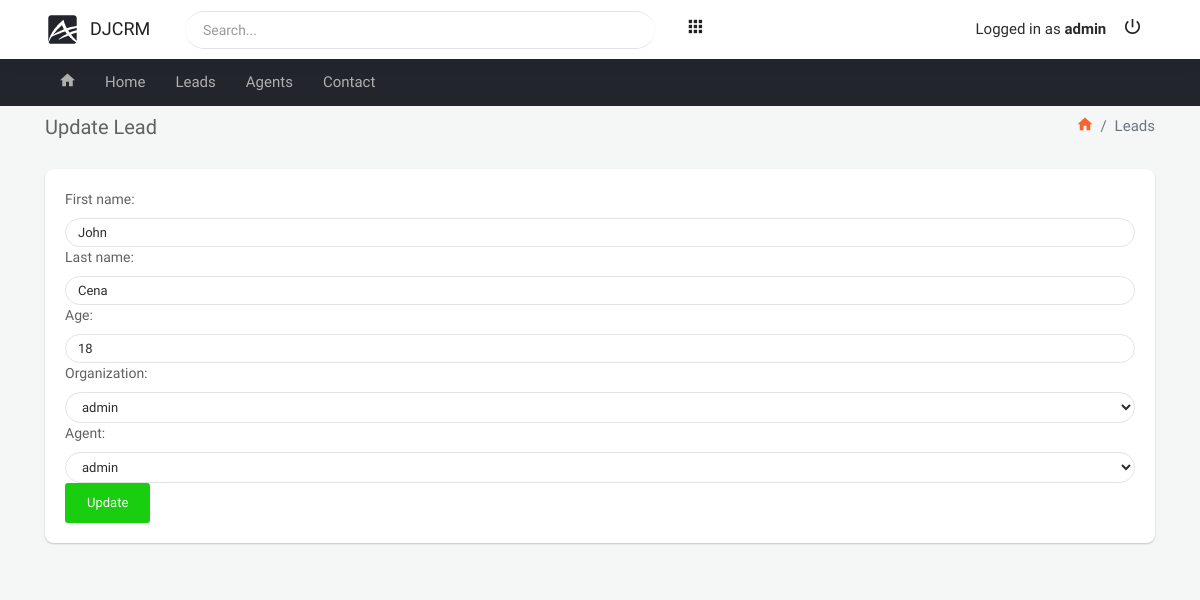
Page /lead-update/1/ (signed in) on the committed database.
### leads/models.py (models this page shows, shortened)
class User(AbstractUser):
    is_organization = models.BooleanField(default=True)
    is_agent = models.BooleanField(default=False)

class Lead(models.Model):
    first_name = models.CharField(max_length=250)
    last_name = models.CharField(max_length=250)
    age = models.IntegerField(default=0)
    organization = models.ForeignKey('UserProfile', on_delete=models.CASCADE, default=2)
    agent = models.ForeignKey('Agent', on_delete=models.SET_NULL, null=True, blank=True)

### leads/views.py (the view, shortened to what this page needs)
# urls.py: path('lead-update/<int:pk>/', LeadUpdate.as_view(), name='lead-update'),
class LeadUpdate(OrganizationLoginRequiredMixin, generic.UpdateView):
    template_name = 'leads/lead-update.html'
    context_object_name = 'lead'
    form_class = LeadForm
    def get_queryset(self):
        user = self.request.user
        return Lead.objects.filter(organization=user.userprofile)

### leads/forms.py
class LeadForm(forms.ModelForm):
    class Meta:
        model = Lead
        fields = '__all__'
    first_name = forms.CharField(
        widget=forms.TextInput(
            attrs={
                'class': 'form-control'
            }
        )
    )
    last_name = forms.CharField(widget=forms.TextInput(attrs={'class': 'form-control'}))
    age = forms.IntegerField(widget=forms.NumberInput(attrs={'class': 'form-control'}))
    agent = forms.ModelChoiceField(queryset=Agent.objects.all(),
                                   widget=forms.Select(attrs={'class': 'form-control'}), required=False)
    organization = forms.ModelChoiceField(queryset=UserProfile.objects.all(),
                                          widget=forms.Select(attrs={'class': 'form-control'}))

### agents/mixins.py (called while the page is built)
    def dispatch(self, request, *args, **kwargs):
        if not request.user.is_authenticated or not request.user.is_organization:
            return redirect('leads:lead-list')
        return super().dispatch(request, *args, **kwargs)

### leads/models.py (called while the page is built)
    def __str__(self):
        return self.user.username

    def __str__(self):
        return self.user.username

### templates/leads/lead-update.html (shortened to what this page needs)
{% extends 'base.html' %}
{% load static %}
{% block content %}
    <div class="container">
        <div class="block-header">
            <div class="row clearfix">
                <div class="col-lg-5 col-md-5 col-sm-12">
                    <h2>Update Lead</h2>
                </div>
                <div class="col-lg-7 col-md-7 col-sm-12">
                    <ul class="breadcrumb float-md-right padding-0">
                        <li class="breadcrumb-item"><a href="{% url 'home' %}"><i class="zmdi zmdi-home"></i></a></li>
                        <li class="breadcrumb-item active">Leads</li>
                    </ul>
                </div>
            </div>
        </div>
        <div class="row clearfix">
            <div class="col-lg-12 col-md-12">
                <div class="card">
                    <div class="body project_report">
                        <form method="post">
                            {{ form }}
                            <input type="submit" class="btn btn-success" value="Update"/>
                        </form>
                    </div>
                </div>
            </div>
        </div>
    </div>
{% endblock %}
{% block stylesheet %}
    <link href="{% static 'assets/plugins/bootstrap-select/css/bootstrap-select.css' %}" rel="stylesheet"/>
{% endblock %}

### templates/include/navbar.html (shortened to what this page needs)
{% load static %}
<nav class="navbar">
    <div class="container">
        <ul class="nav navbar-nav">
            <li>
                <div class="navbar-header">
                    <a class="navbar-brand" href="{% url 'home' %}"><img
                            src="{% static 'assets/images/logo-black.svg' %}" width="35" alt="DjCrm"><span
                            class="m-l-10">DjCrm</span></a>
                </div>
            </li>
            <li class="search_bar">
                <div class="input-group">
                    <input type="text" class="form-control" placeholder="Search...">
                </div>
            </li>
            {% if request.user.is_superuser %}
                <li class="dropdown"><a href="javascript:void(0);" class="dropdown-toggle" data-toggle="dropdown"
                                        role="button"><i class="zmdi zmdi-apps"></i></a>
                </li>
            {% endif %}
            <li class="float-right">
                {% if request.user.is_authenticated %}
                    <span>Logged in as <strong>{{ request.user.username }}</strong></span>
                    <a href="{% url 'logout' %}" class="mega-menu"><i class="zmdi zmdi-power"></i></a>
                {% else %}
                    <a href="{% url 'signup' %}" class="js-right-sidebar"><i
                            class="zmdi zmdi-account-add"></i></a>
                    <a href="{% url 'login' %}" class="js-right-sidebar"><i
                            class="zmdi zmdi-sign-in"></i></a>
                {% endif %}
            </li>
        </ul>
    </div>
</nav>

### rows in the picture
User: user.username "admin"
Lead: first_name "John", last_name "Cena", age "18", organization "admin", agent "admin"
